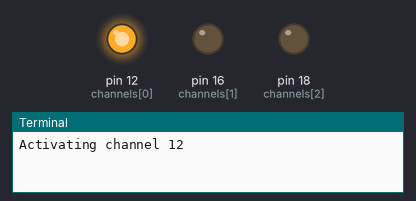
This program was run on a simulated Raspberry Pi (header pin numbers). On the bench: output pins drawn as LEDs (lit = HIGH), the last lines printed to the terminal. At 5.4 s the program stops and its outputs stay as they are.

Above: at 0.1 s.
At 1.1 s:
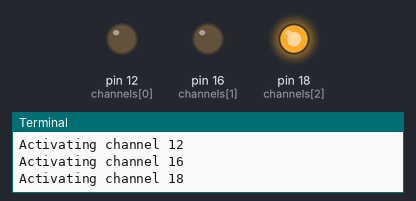
At 2.7 s:
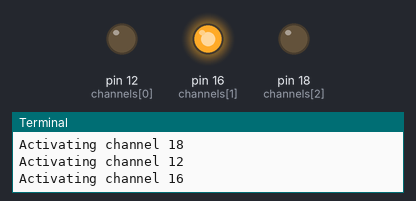
Timing chart, 0 to 3.0 s (numbered marks = the images above):
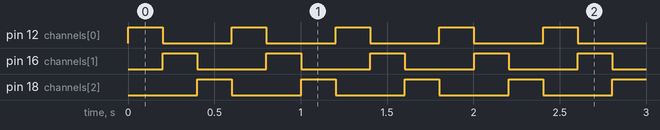

The program:

flashy.py
```python
#!/usr/bin/env python

import time

try:
    import RPi.GPIO as GPIO
except RuntimeError:
    print("Error importing RPi.GPIO!  This is probably because you need superuser privileges.  You can achieve this by using 'sudo' to run your script")

GPIO.setmode(GPIO.BOARD)

channels = [12, 16, 18]

for count in range(1, 10):
    for channel in channels:
        print "Activating channel", channel
        GPIO.setup(channel, GPIO.OUT)
        GPIO.output(channel, GPIO.HIGH)
	time.sleep(0.2)
        GPIO.output(channel, GPIO.LOW)

GPIO.cleanup()
```

Measured:
- by itself, pin 12 (channels[0]), pin 16 (channels[1]), pin 18 (channels[2]): alternates HIGH for 0.20 s and LOW for 0.40 s, 18 changes in all, then stays LOW
